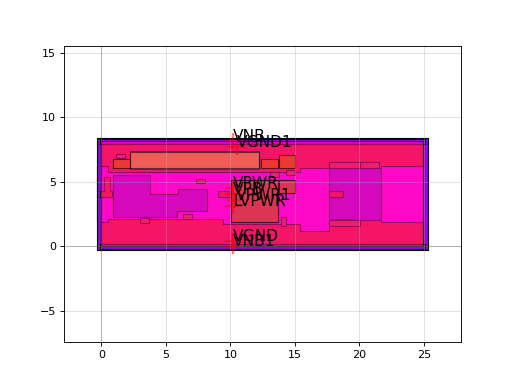

The script that drew this image:
import sky130

c = sky130.components.sky130_fd_sc_hvl__lsbuflv2hv_clkiso_hlkg_3()
c.plot()
